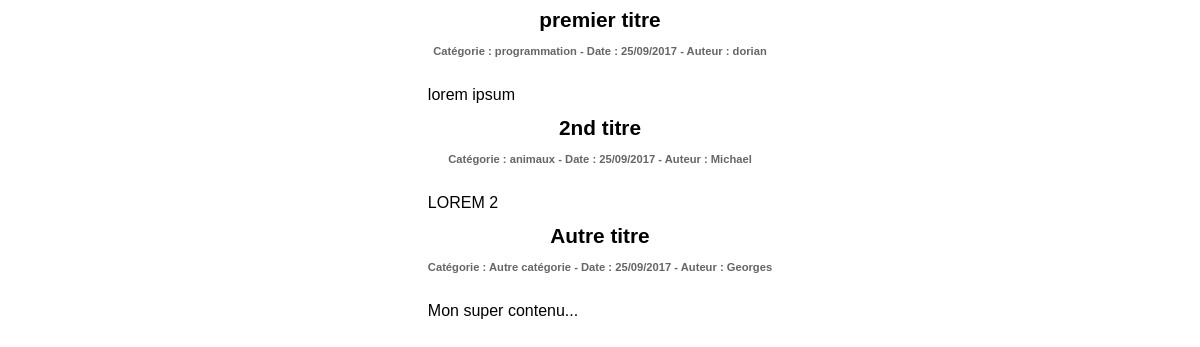
The page / on the database its author committed.
### tables this page shows
CREATE TABLE `article` (
  `id` int(11) NOT NULL AUTO_INCREMENT,
  `title` varchar(255) NOT NULL,
  `category` varchar(70) NOT NULL,
  `createdAt` datetime NOT NULL,
  `author` varchar(255) NOT NULL,
  `content` text NOT NULL,
  PRIMARY KEY (`id`)
);

### web/index.php (called while the page is built, shortened)
<?php
require_once __DIR__."/../src/Blog/Repository/ArticleRepository.php";
$articles = (new ArticleRepository())->findAll();
require_once __DIR__."/../src/Blog/Resources/views/home.php";

### app/config/BddHandler.php (called while the page is built, shortened)
<?php
class BddHandler {
	private static $_bdd = null;
	private static $_dbname = "tutophp";
	private static $_pwd = "";
	private static $_user = "root";
	private static $_host = "localhost";
	private static $_driver = "mysql";
	private static function getConnectionToBdd() {
		try {
			$bdd = new PDO(
				self::$_driver.":host=".self::$_host.";dbname=".self::$_dbname.";charset=utf8",
				self::$_user,
				self::$_pwd
			);
		} catch (PDOException $e) {
			$e->getMessage();
			echo "Impossible de se connecter à la base de données";
		}
		return $bdd;
	}
	public static function getBdd() {
		if (null == self::$_bdd) {
			self::$_bdd = self::getConnectionToBdd();
		}
		return self::$_bdd;
	}
}

### src/Blog/Repository/ArticleRepository.php (called while the page is built)
<?php
require_once __DIR__."/../../../app/config/BddHandler.php";
require_once __DIR__."/../Entity/Article.php";
class ArticleRepository
{
	private $_bdd;
	public function __construct() {
		$this->_bdd = BddHandler::getBdd();
	}
	private function buildQuery($query) {
		$result = $this->_bdd->prepare($query);
		$result->execute();
		return $result;
	}
	public function findAll() {
		$articlesFromTable = $this->buildQuery('SELECT * FROM article')->fetchAll();
		$articles = [];
		foreach ($articlesFromTable as $article) {
			$articles[] = new Article(
				$article['title'],
				$article['category'],
				$article['author'],
				$article['content']
			);
		}
		return $articles;
	}
}

### src/Blog/Entity/Article.php (called while the page is built, shortened)
<?php
class Article {
	private $_title;
	private $_category;
	private $_createdAt;
	private $_author;
	private $_content;
	public function __construct(
		$title,
		$category,
		$author,
		$content
	) {
		$this->_title = $title;
		$this->_category = $category;
		$this->_createdAt = date('d/m/Y');
		$this->_author = $author;
		$this->_content	= $content;
	}
	public function getTitle() {
		return $this->_title;
	}
	public function getCategory() {
		return $this->_category;
	}
	public function getAuthor() {
		return $this->_author;
	}
	public function getContent() {
		return $this->_content;
	}
	public function getCreatedAt() {
		return $this->_createdAt;
	}
}

### src/Blog/Resources/views/home.php (the view, shortened to what this page needs)
<!DOCTYPE html>
<html lang="fr">
	<head>
		<link rel="stylesheet" type="text/css" href="reset.css">
		<link rel="stylesheet" type="text/css" href="main.css">
	</head>
	<body>
		<div class="wrapper">
			<div class="articles-list">
				<?php foreach ($articles as $article) : ?>
				<article>
					<h1><?php echo $article->getTitle(); ?></h1>
					<div class="meta-data">
						<span class="category">Catégorie : <?php echo $article->getCategory(); ?></span> -
						<span class="creation-date">Date : <?php echo $article->getCreatedAt(); ?></span> -
						<span class="author">Auteur : <?php echo $article->getAuthor(); ?></span>
					</div>
					<p><?php echo $article->getContent(); ?></p>
				</article>
			<?php endforeach; ?>
			</div>
		</div>
	</body>
</html>

### web/css/main.css (style rules this page uses)
body { min-width: 450px; max-width: 980px; margin: 0 auto; font-family: Calibri, sans-serif; }
.wrapper { display: flex; justify-content: center; }
.articles-list { padding: 10px; }
.articles-list h1 { font-size: 1.3em; font-weight: bold; text-align: center; }
.articles-list .meta-data { color: #666; font-size: 0.7em; font-weight: bold; text-align: center; padding: 15px; }
.articles-list p { padding: 15px; }

### rows shown on the page
article: title "premier titre", category "programmation", CreatedAt "25/09/2017", author "dorian", content "lorem ipsum"
article: title "2nd titre", category "animaux", CreatedAt "25/09/2017", author "Michael", content "LOREM 2"
article: title "Autre titre", category "Autre catégorie", CreatedAt "25/09/2017", author "Georges", content "Mon super contenu..."
